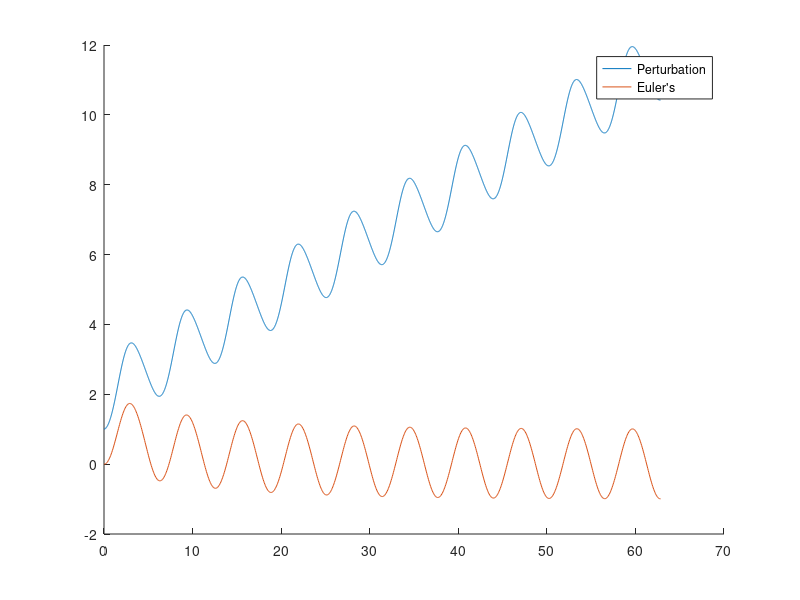

The MATLAB source for this figure:
 %% HW 7 Code %%

%Clean workspace
clear
clc

%Perturbation method
hold on %Allow graphing multiple lines on a single figure
t_pert=0:pi/200:(20*pi); %Array for times
y=-cos(t_pert)+2+(.05*((sin(3*t_pert)/12)+(.75*sin(t_pert))-((3*sin(2*t_pert))/2)+(3*t_pert))); %Perturbation function
plot(t_pert,y) %Plot the perturbation line

%Euler's method
timestep=.01*2*pi; %Timestep
total_time=20*pi; %Total time for simulation

%Arrays for time and v_tilde
t_array=zeros(1,1000);
v_array=zeros(1,1000);
dv_tilde_dt_tilde=zeros(1,1000);

%The first entry for the dv_tilde_dt_tilde array
dv_tilde_dt_tilde(1)=sin(t_array(1))-.05*v_array(1);

%Euler's method iterations
for k=1:1000
    t_array(k+1)=t_array(k)+timestep;
    dv_tilde_dt_tilde(k+1)=sin(t_array(k))-.05*(v_array(k)^3);
    v_array(k+1)=v_array(k)+dv_tilde_dt_tilde(k+1)*timestep;
end

%Plot the results of the Euler method
plot(t_array,v_array)
hold off %No more plotting
legend('Perturbation',"Euler's") %Legend for readability

